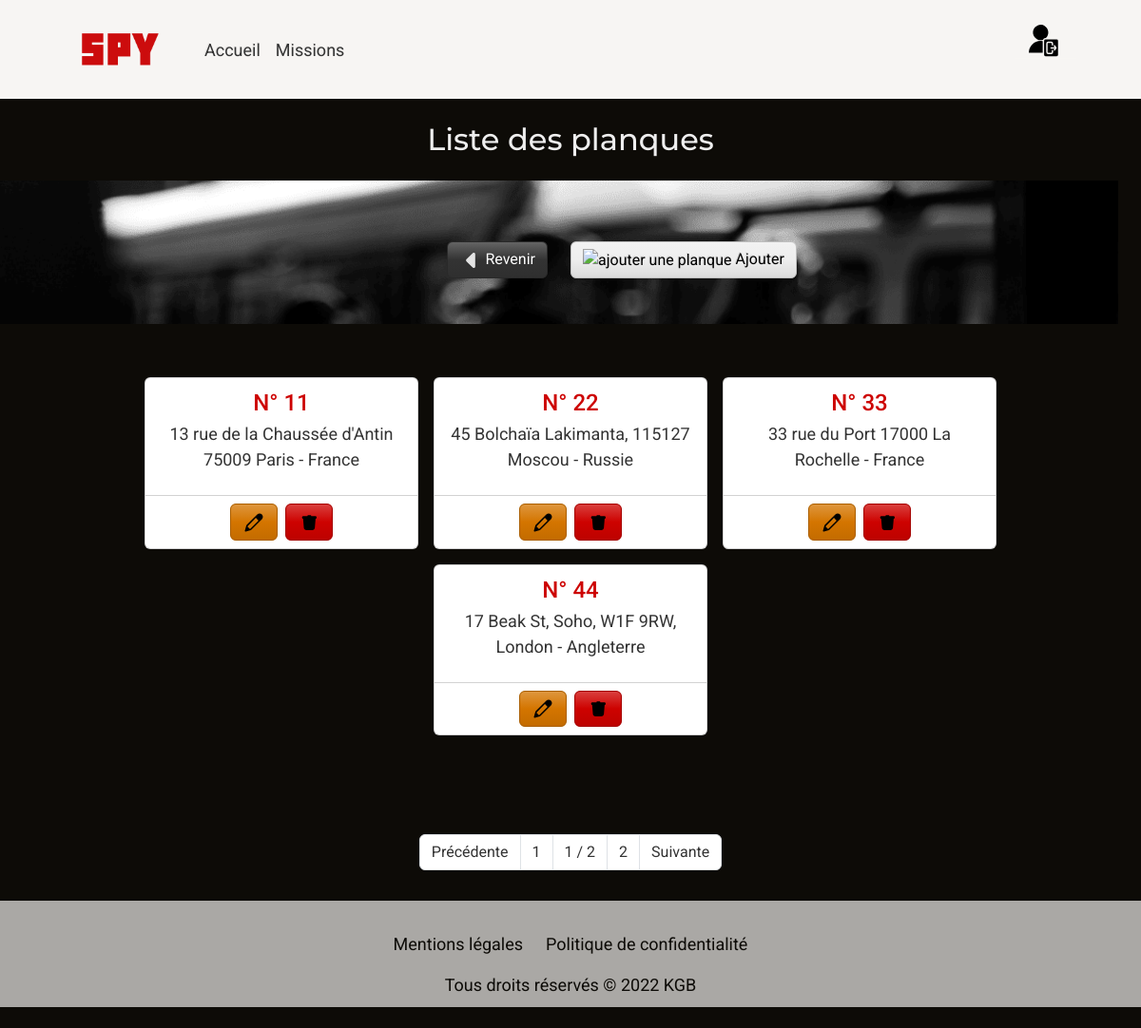
The page /hideoutsList (signed in) on the database its author committed.
### tables this page shows
CREATE TABLE `Hideouts` (
  `id_hideout` int(11) NOT NULL,
  `address_hideout` text NOT NULL,
  `country_hideout` varchar(50) NOT NULL,
  `type_hideout` varchar(30) NOT NULL
);

### controllers/HideoutController.php (called while the page is built, shortened)
<?php
require_once("models/HideoutManager.php");
class HideoutController {
    private HideoutManager $hideoutManager;
    public function __construct() {
        $this->hideoutManager = new HideoutManager();
    }
    private function generatePage(array $data) : void {
        extract($data);
        require_once($view);
    }
    public function hideoutsList() : void {
        $hideouts = $this->hideoutManager->getAll();
        $data_page = [
            "page_description" => "Page listant les planques",
            "page_title" => "Liste des Planques",
            "page_css" => "list.css",
            "page_javascript" => ["list.js"],
            "hideouts" => $hideouts,
            "view" => "views/read/hideoutsView.php",
            "template" => "views/common/template.php"
        ];
        $this->generatePage($data_page);
    }
}

### models/HideoutManager.php (called while the page is built, shortened)
<?php
require_once("models/Class/Hideout.php");
class HideoutManager extends Model {
    public function getAll() : array {
        $hideouts = [];
        $pdo = $this->getDb();
        $req = $pdo->prepare("SELECT * FROM Hideouts");
        $req->execute();
        $data = $req->fetchAll(PDO::FETCH_ASSOC);
        foreach($data as $hideout) {
            $hideouts[] = new Hideout($hideout);
        }
        return $hideouts;
    }
}

### models/Class/Hideout.php (called while the page is built, shortened)
<?php
class Hideout {
    private int $id_hideout;
    private string $address_hideout;
    private string $country_hideout;
    public function hydrate(array $data) : void {
        foreach($data as $attribute => $value) {
            $setterMethod = 'set'.ucfirst($attribute);
        }
    }
    public function getId_hideout(){return $this->id_hideout; }
    public function setId_hideout($id_hideout) { $this->id_hideout = $id_hideout;return $this; }
    public function getAddress_hideout() {return $this->address_hideout; }
    public function setAddress_hideout($address_hideout){$this->address_hideout = $address_hideout;return $this; }
    public function getCountry_hideout(){ return $this->country_hideout; }
    public function setCountry_hideout($country_hideout){ $this->country_hideout = $country_hideout;return $this;}
    public function setType_hideout($type_hideout) {$this->type_hideout = $type_hideout; return $this; }
}

### views/read/hideoutsView.php (the view)
<div class="row">
    <section class="container">
        <div class="row d-flex justify-content-center">
            <div class="col-12 mb-3">
                <h1 class="text-light">Liste des planques</h1>
            </div>
        </div>
    </section>
    <div class="row ">
        <section class="container bg-list">
            <div class="row my-md-5">
                <div class="col-6 d-flex justify-content-end mt-3">
                    <a href="<?= URL?>createMission" class="btn btn-dark"><img src="<?= URL ?>/public/assets/images/back-light.svg" alt="retour à la création de mission" style="width: 1.5rem; height:1rem;"> Revenir</a>
                </div>
                <div class="col-6 d-flex justify-content-start mt-3">
                    <a href="<?= URL?>createHideout" class="btn btn-light font-weight-bold"><img src="<?= URL ?>/public/assets/images/icon-add.svg" alt="ajouter une planque" style="width: 1.5rem;"> Ajouter</a>
                </div>
            </div>
        </section>
    </div>
</div>
<section class="container my-5">
    <div class="row">
        <article class="d-flex col-12 flex-wrap justify-content-center mb-md-5" id="lists">
            <?php foreach($hideouts as $hideout) :?>
                <div class="card m-2" style="width: 18rem;">
                    <div class="card-body ">
                        <h4 class="card-subtitle mb-2 text-center text-danger">N° <?= $hideout->getId_hideout() ; ?></h4>
                        <p class="card-subtitle mb-2 text-center text-dark"><?= $hideout->getAddress_hideout() ; ?> - <?= $hideout->getCountry_hideout() ; ?></p>
                    </div>
                    <ul class="list-group list-group-flush">
                        <li class="list-group-item d-flex mx-auto ">
                            <form method="POST" action="<?= URL ?>updateHideout?q=<?= $hideout->getId_hideout() ?>">
                                <button class="btn btn-warning me-2" type="submit"><img src="<?= URL ?>/public/assets/images/icon-modify.svg" alt="modifier une planque" style="width: 1.5rem;"></button>
                            </form>
                            <form method="POST" action="<?= URL ?>deleteHideout?q=<?= $hideout->getId_hideout() ?>" onSubmit="return confirm('Etes-vous sûr de vouloir supprimer cette planque ?');">
                                <button class="btn btn-danger" type="submit"><img src="<?= URL ?>/public/assets/images/icon-remove.svg" alt="supprimer une planque" style="width: 1.5rem;"></button>
                            </form>
                        </li>
                    </ul>
                </div>
            <?php endforeach; ?>
        </article>
    </div>
</section>
<section class="row mt-5 mb-3">
    <div class="col-12 d-flex justify-content-center">
        <nav aria-label="Page navigation">
            <ul class="pagination">
                <li class="page-item"><a class="page-link text-dark previousP" href="#">Précédente</a></li>
                <li class="page-item"><a class="page-link text-dark firstP"  href="#">1</a></li>
                <li class="page-item"><span class="page-link text-dark" id="pageInfo">1 / 2</span></li>
                <li class="page-item"><a class="page-link text-dark lastP"  href="#">2</a></li>
                <li class="page-item"><a class="page-link text-dark nextP"  href="#">Suivante</a></li>
            </ul>
        </nav>
    </div>
</section>

### public/CSS/main.css (style rules this page uses)
body { font-family: 'Roboto', sans-serif; font-size: 18px; background-color: #0D0B07; color: #F7F5F3; }
h1, h2 { color: #F7F5F3; font-family: 'Montserrat', sans-serif; text-align: center; padding-top: 2vh; }
a { color:#0D0B07; text-decoration: none; }
@media screen and (min-width: 768px) and (max-width: 1200px) { h1, h2 { font-size: 2rem; } }

### public/CSS/list.css (style rules this page uses)
.bg-list, #mission-bg { height: auto; min-width: 100%; min-height: 100%; background: url('../assets/images/spy.png'); background-size: cover; background-position: top; background-repeat: no-repeat; }

### rows shown on the page
hideouts: id_hideout "11", address_hideout "13 rue de la Chaussée d'Antin 75009 Paris", country_hideout "France"
hideouts: id_hideout "22", address_hideout "45 Bolchaïa Lakimanta, 115127 Moscou", country_hideout "Russie"
hideouts: id_hideout "33", address_hideout "33 rue du Port 17000 La Rochelle", country_hideout "France"
hideouts: id_hideout "44", address_hideout "17 Beak St, Soho, W1F 9RW, London", country_hideout "Angleterre"
